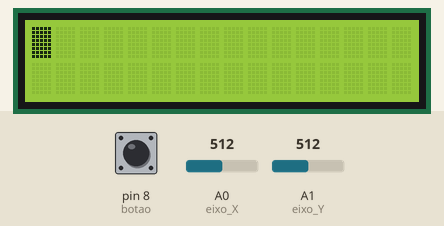
Bench run of a sketch on a simulated Arduino Uno, built with avr-gcc and run on an emulated ATmega328P. Parts: 16×2 character LCD. Inputs (shaded band) come from the test bench; at power-on: A0 (eixo_X) = 512, pin 8 (botao) HIGH, A1 (eixo_Y) = 512.

Above: at 1.2 s.
1.3 s: A0 (eixo_X) set to 0
At 2.5 s:
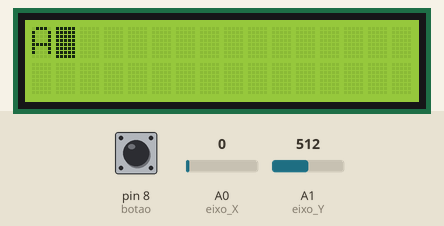
2.8 s: A0 (eixo_X) set to 1014
At 3.7 s:
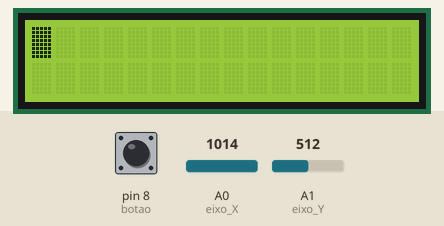
4.3 s: A0 (eixo_X) set to 1023
At 4.8 s:
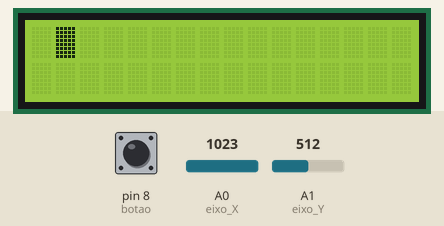
Timing chart, 0 to 7.3 s (numbered marks = the images above; inputs shaded):
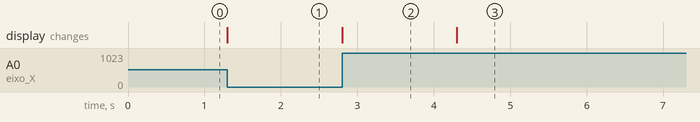

Measured:
- the behaviour switches between 1022 and 1023 on A0 (eixo_X) (found by bisection; images 2 and 3)
- after the input at 1.3 s, the display: changes at once (image 1)
- after the input at 2.8 s, the display: changes at once (image 2)
- after the input at 4.3 s, the display: changes at once (image 3)

The sketch:

lcd_analog.ino
```cpp
#include <LiquidCrystal.h>

// Analog constants
const int LEFT = 0;
const int UP = 1;
const int DOWN = 2;
const int RIGHT = 3;
const int BUTTON = 4;
const int NOTHING = 99;

// Setup components
int eixo_X= A0;
int eixo_Y = A1;
int botao = 8;
LiquidCrystal lcd(12, 11, 5, 4, 3, 2);


// alphabet
char letters[27] = {' ', 'A','B','C','D','E','F','G','H','I','J','K','L','M','N','O','P','Q','R','S','T','U','V','W','X','Y','Z'};

int currLetter = 0;
int currPos = 0;
int currLine = 0;
int screen[2][16] = {{0, 0, 0, 0, 0, 0, 0, 0, 0, 0, 0, 0, 0, 0, 0, 0}, {0, 0, 0, 0, 0, 0, 0, 0, 0, 0, 0, 0, 0, 0, 0, 0}};

void setup()
{
  Serial.begin(9600);
  lcd.begin(16, 2);
  pinMode(botao, INPUT_PULLUP);

  lcd.clear();
  lcd.setCursor(0, 0);
  char *row_updated = get_row_updated();
  lcd.print(*row_updated);
}

int last_press = -1;
void loop()
{
  int pressing = check_joystick_direction();

  if (pressing == last_press) {
    return;
  } else {
    last_press = pressing;
  }

  switch (pressing) {
    case LEFT:
      currPos--;
      if (currPos < 0) {
        currPos = 15;
      }
      currLetter = screen[currLine][currPos];
      break;
    case RIGHT:
      currPos++;
      if (currPos > 15) {
        currPos = 0;
      }
      currLetter = screen[currLine][currPos];
      break;
    case DOWN:
      currLetter--;
      if (currLetter < 0) {
        currLetter = 26;
      }
      lcd.setCursor(currPos, currLine);
      lcd.print(letters[currLetter]);
      screen[currLine][currPos] = currLetter;
      break;
    case UP:
      currLetter++;
      if (currLetter > 26) {
        currLetter = 0;
      }
      lcd.setCursor(currPos, currLine);
      lcd.print(letters[currLetter]);
      screen[currLine][currPos] = currLetter;
      break;
    case BUTTON:
      if (currLine == 1) {
        currLine = 0;
      } else {
        currLine = 1;
      }
      break;
    case NOTHING:
      lcd.setCursor(currPos, currLine);
      lcd.blink();
  }
  delay(100);
}

char *get_row_updated() {
  char row[16];
  for(int i=0; i < sizeof(screen[currLine]); i++) {
    row[i] = letters[screen[currLine][i]];
  }
  return row;
}

// Check if what the joystick is doing
int check_joystick_direction() {
   if((analogRead(eixo_X)) == 0){
        return UP;
    }else{
          if((analogRead(eixo_X)) == 1023){
              return DOWN;
          }else{
                if((analogRead(eixo_Y)) == 0){
                  return RIGHT;
                }else{
                      if((analogRead(eixo_Y)) == 1023){
                          return LEFT;
                      }else{
                            if(digitalRead(botao) == LOW){
                               return BUTTON;
                            }
                      }
                }
          }
    }
    return NOTHING;
}
```
